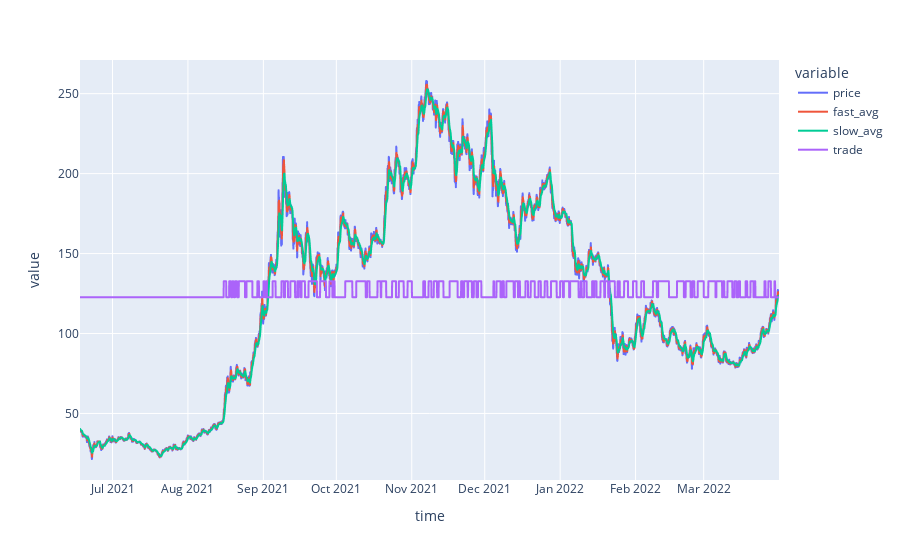

The cell this chart's notebook holds for it:
### Code cell
last_n = len(price_data_hourly)
strategy = ss.slow_fast_avg(avg_start = price_data_hourly['price'].iloc[-last_n], beta_slow = 0.1, beta_fast = 0.3, trade_amount = 1000)
sim = sim = ss.trade_simulator(price_data_hourly[-last_n:]['price'].reset_index(drop = True))
sim.run(strategy)
    

# plt.plot(price_data_hourly[-last_n:]['price'].reset_index(drop = True))
# plt.plot(strategy.avg_fast_ot)
# plt.plot(strategy.avg_slow_ot)
# plt.show()
# plt.plot(sim.invested_ot)
# # plt.plot(sim.reserves)
# plt.show()

temp = price_data_hourly[-last_n:]
temp['fast_avg'] = strategy.avg_fast_ot
temp['slow_avg'] = strategy.avg_slow_ot
temp['trade'] = (sim.invested_ot > np.mean(sim.invested_ot)) *10 + temp['price'].mean()
fig = px.line(temp, y=["price", 'fast_avg', 'slow_avg', 'trade'])
fig.show()

### Figure 1 — Plotly figure (JSON) as saved in the notebook; plotly's stock layout.template omitted (floating-point values rounded to 4 significant figures; data arrays with more than 128 entries replaced by an {"elided": "..."} marker saying what was removed)
{"data": [{"hovertemplate": "variable=price<br>time=%{x}<br>value=%{y}<extra></extra>", "legendgroup": "price", "line": {"color": "#636efa", "dash": "solid"}, "marker": {"symbol": "circle"}, "mode": "lines", "name": "price", "showlegend": true, "type": "scattergl", "x": {"elided": "6897 str values"}, "xaxis": "x", "y": {"elided": "6897 float values"}, "yaxis": "y"}, {"hovertemplate": "variable=fast_avg<br>time=%{x}<br>value=%{y}<extra></extra>", "legendgroup": "fast_avg", "line": {"color": "#EF553B", "dash": "solid"}, "marker": {"symbol": "circle"}, "mode": "lines", "name": "fast_avg", "showlegend": true, "type": "scattergl", "x": {"elided": "6897 str values"}, "xaxis": "x", "y": {"elided": "6897 float values"}, "yaxis": "y"}, {"hovertemplate": "variable=slow_avg<br>time=%{x}<br>value=%{y}<extra></extra>", "legendgroup": "slow_avg", "line": {"color": "#00cc96", "dash": "solid"}, "marker": {"symbol": "circle"}, "mode": "lines", "name": "slow_avg", "showlegend": true, "type": "scattergl", "x": {"elided": "6897 str values"}, "xaxis": "x", "y": {"elided": "6897 float values"}, "yaxis": "y"}, {"hovertemplate": "variable=trade<br>time=%{x}<br>value=%{y}<extra></extra>", "legendgroup": "trade", "line": {"color": "#ab63fa", "dash": "solid"}, "marker": {"symbol": "circle"}, "mode": "lines", "name": "trade", "showlegend": true, "type": "scattergl", "x": {"elided": "6897 str values"}, "xaxis": "x", "y": {"elided": "6897 float values"}, "yaxis": "y"}], "layout": {"legend": {"title": {"text": "variable"}, "tracegroupgap": 0}, "margin": {"t": 60}, "xaxis": {"anchor": "y", "domain": [0, 1], "title": {"text": "time"}}, "yaxis": {"anchor": "x", "domain": [0, 1], "title": {"text": "value"}}}}
